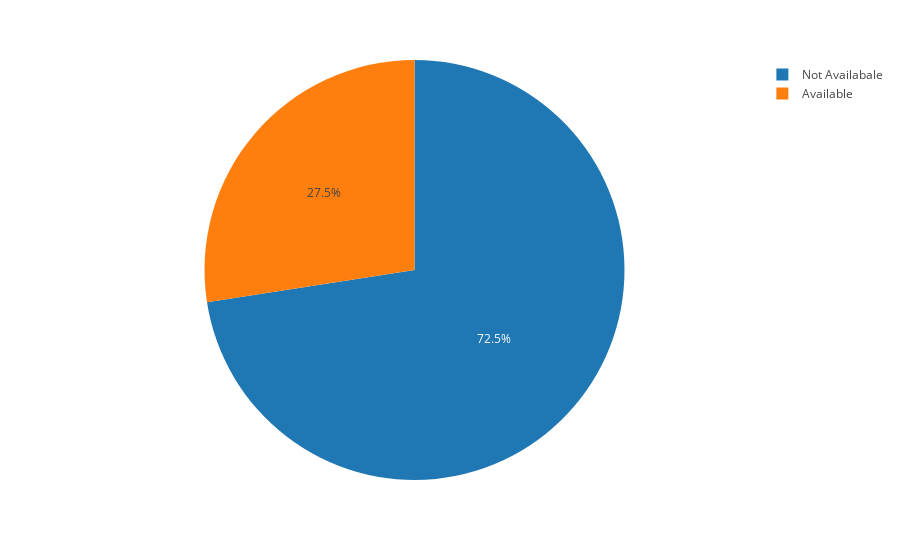

Here is the notebook cell this chart was saved with:
### Code cell
df=pd.read_csv("MyDataset.csv") 
fig_pie = px.pie(data_frame=df,names='Availability',template="gridon")
fig_pie

### Figure 1 — Plotly figure (JSON) as saved in the notebook; plotly's stock layout.template omitted (floating-point values rounded to 4 significant figures; data arrays with more than 128 entries replaced by an {"elided": "..."} marker saying what was removed)
{"data": [{"domain": {"x": [0, 1], "y": [0, 1]}, "hovertemplate": "Availability=%{label}<extra></extra>", "labels": {"elided": "499 str values"}, "legendgroup": "", "name": "", "showlegend": true, "type": "pie"}], "layout": {"legend": {"tracegroupgap": 0}, "margin": {"t": 60}}}
